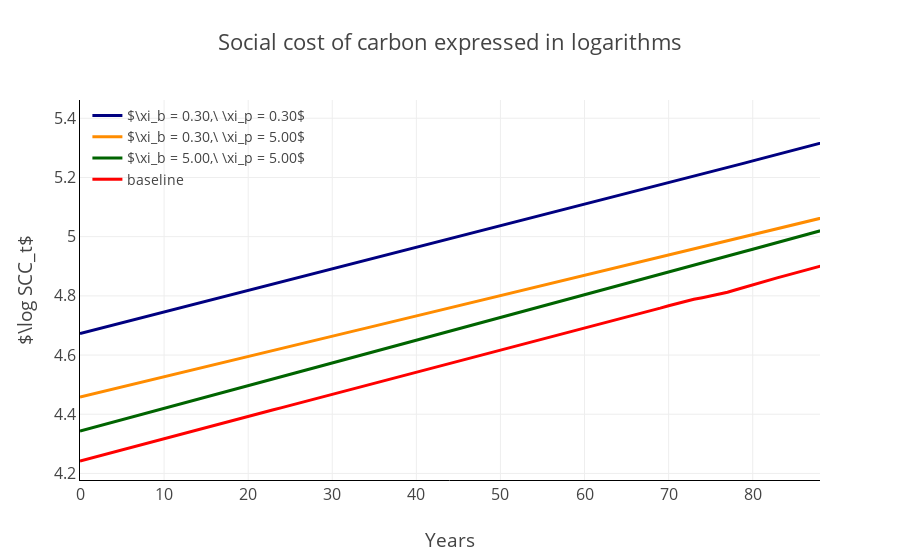

The cell this chart's notebook holds for it:
### Markdown cell above
Social cost of carbon, expressed in logarithms, for $y \in [0, \bar y]$.

Compute as follows:

$$
\begin{aligned}
\log SCC_t =& \log(1000) + \log C_0 - \log N_t - \log \tilde{\mathcal{E}}_t + \log \eta - \log (1 - \eta)\\
=& \log(1000) + \log C_0 - \log (\gamma_1 Y_t + \frac{\gamma_2}{2} Y_t^2 ) - \log \tilde{\mathcal{E}}_t + \log \eta - \log (1 - \eta)
\end{aligned}
$$

Values of the paramters are as follows:

| Parameters | values |
| :---:| :---|
|$\eta$ | 0.032 | 
|$\gamma_1$ | 0.00017675 |
|$\gamma_2$ | 0.0044|
|Initial consumption, $C_0$| 17.39 |

### Code cell
# log SSC trajectories
fig = go.Figure()
C0 = 17.39
for i, [ξ_b_i, ξ_p_i] in enumerate(params_list):
    et = solution[(ξ_b_i, ξ_p_i)]['simulation_res']['et']
    yt = solution[(ξ_b_i, ξ_p_i)]['simulation_res']['yt']
    logSCCt = np.log(1000) + np.log(C0) - (γ_1*yt[et>0] + γ_2/2*yt[et>0]**2) - np.log(et[et>0]) + np.log(η) - np.log(1-η)
    name = r"$\xi_b = {:.2f},\ \xi_p = {:.2f}$".format(ξ_b_i, ξ_p_i)
    if ξ_b_i == 100_000 and ξ_p_i == 100_000:
        name = "baseline"
    fig.add_trace(go.Scatter(x=np.arange(0,100), y=logSCCt, line=dict(color=colors[i],width=3), name=name)) 

fig.update_layout(
    title=r'Social cost of carbon expressed in logarithms',
    legend=dict(
        x=0.01, y=1, 
        font=dict(size=14        itemsizing='constant'), 
        traceorder='reversed', 
        bgcolor='rgba(0,0,0,0)',
    ),
    font=dict(size=16),
    template="none",
)
fig.update_xaxes(
    range=[0,88],
    showline=True,
    linecolor='black',
    title_text="Years"
)
fig.update_yaxes(
    showline=True,
    linecolor='black',
    title_text=r'$\log SCC_t$'
)
